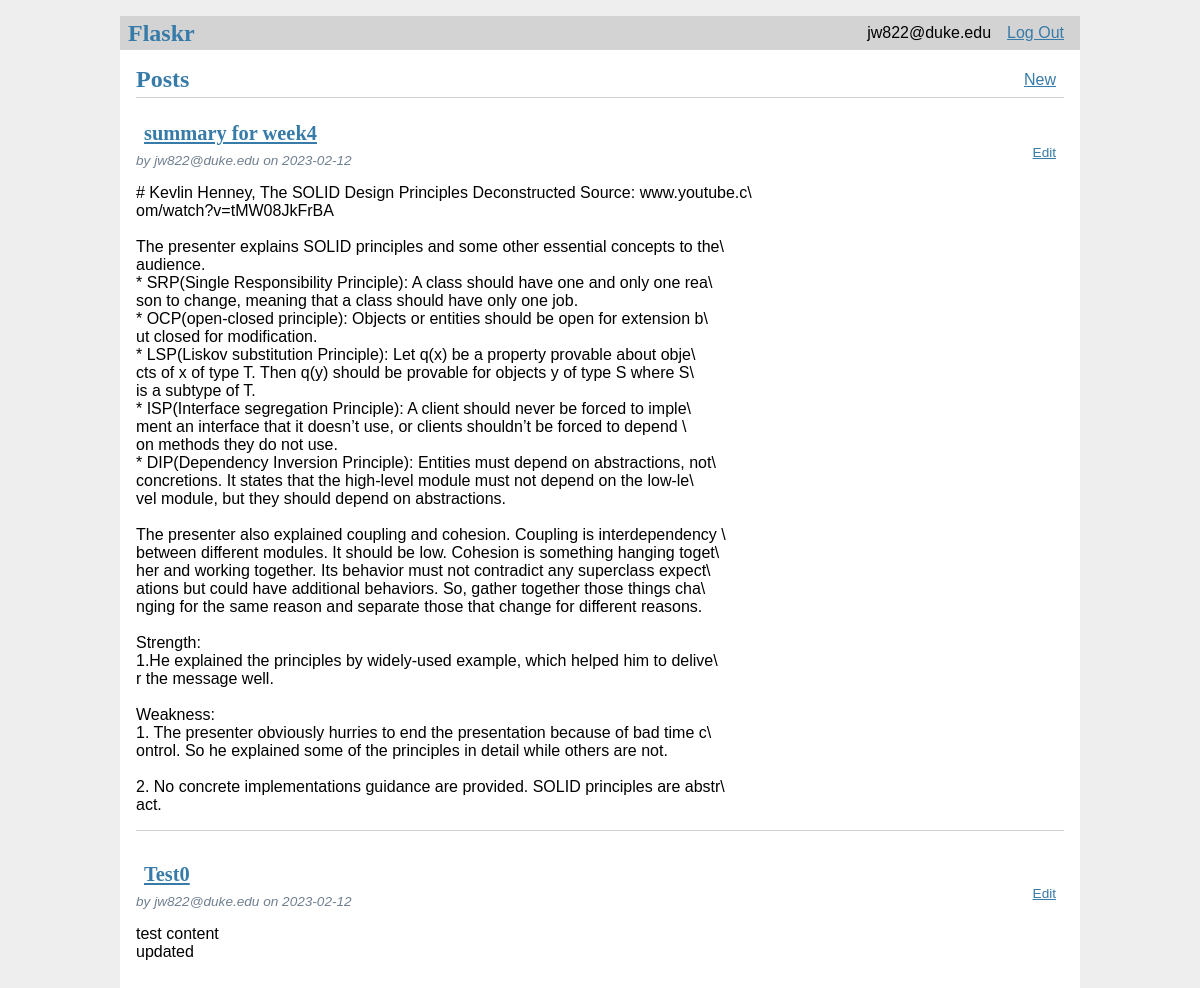
The app's page / (signed in) with its own data.
### tables this page shows
CREATE TABLE user (
  id INTEGER PRIMARY KEY AUTOINCREMENT,
  username TEXT UNIQUE NOT NULL,
  password TEXT NOT NULL
);

CREATE TABLE post (
  id INTEGER PRIMARY KEY AUTOINCREMENT,
  author_id INTEGER NOT NULL,
  created TIMESTAMP NOT NULL DEFAULT CURRENT_TIMESTAMP,
  title TEXT NOT NULL,
  body TEXT NOT NULL,
  FOREIGN KEY (author_id) REFERENCES user (id)
);

### flaskr/blog.py (the view)
@bp.route('/')
def index():
    db = get_db()
    posts = db.execute(
        'SELECT p.id, title, body, created, author_id, username'
        ' FROM post p JOIN user u ON p.author_id = u.id'
        ' ORDER BY created DESC'
    ).fetchall()
    return render_template('blog/index.html', posts=posts)

### flaskr/auth.py (called while the page is built)
@bp.before_app_request
def load_logged_in_user():
    user_id = session.get('user_id')
    if user_id is None:
        g.user = None
    else:
        g.user = get_db().execute(
            'SELECT * FROM user WHERE id = ?', (user_id,)
        ).fetchone()

### flaskr/db.py (called while the page is built)
def get_db():
    if 'db' not in g:
        g.db = sqlite3.connect(#jw822,OCP violated, Suppose I'm going to use another type of database like Mysql, I need to write 'if else' statement. So, a better practice is to define an DatabaseConnectionInterface.
            current_app.config['DATABASE'],
            detect_types=sqlite3.PARSE_DECLTYPES
        )
        g.db.row_factory = sqlite3.Row
    return g.db

### flaskr/templates/blog/index.html
{% extends 'base.html' %}
{% block header %}
  <h1>{% block title %}Posts{% endblock %}</h1>
  {% if g.user %}
    <a class="action" href="{{ url_for('blog.create') }}">New</a>
  {% endif %}
{% endblock %}
{% block content %}
  {% for post in posts %}
    <article class="post">
      <header>
        <div>
          <h1><a class="action" href="{{ url_for('blog.detail', id=post['id']) }}">{{ post['title'] }}</a></h1>
          <div class="about">by {{ post['username'] }} on {{ post['created'].strftime('%Y-%m-%d') }}</div>
        </div>
        {% if g.user['id'] == post['author_id'] %}
          <a class="action" href="{{ url_for('blog.update', id=post['id']) }}">Edit</a>
        {% endif %}
      </header>
      <p class="body">{{ post['body'] }}</p>
    </article>
    {% if not loop.last %}
      <hr>
    {% endif %}
  {% endfor %}
{% endblock %}

### flaskr/templates/base.html (shortened to what this page needs)
<!doctype html>
<link rel="stylesheet" href="{{ url_for('static', filename='style.css') }}">
<nav>
  <h1>Flaskr</h1>
  <ul>
    {% if g.user %}
      <li><span>{{ g.user['username'] }}</span>
      <li><a href="{{ url_for('auth.logout') }}">Log Out</a>
    {% else %}
      <li><a href="{{ url_for('auth.register') }}">Register</a>
      <li><a href="{{ url_for('auth.login') }}">Log In</a>
    {% endif %}
  </ul>
</nav>
<section class="content">
  <header>
    {% block header %}{% endblock %}
  </header>
  {% block content %}{% endblock %}
</section>

### flaskr/static/style.css (style rules this page uses)
h1 { font-family: serif; color: #377ba8; margin: 1rem 0; }
a { color: #377ba8; }
hr { border: none; border-top: 1px solid lightgray; }
nav { background: lightgray; display: flex; align-items: center; padding: 0 0.5rem; }
nav h1 { flex: auto; margin: 0; }
nav ul { display: flex; list-style: none; margin: 0; padding: 0; }
nav ul li a, nav ul li span, header .action { display: block; padding: 0.5rem; }
.content { padding: 0 1rem 1rem; }
.content > header { border-bottom: 1px solid lightgray; display: flex; align-items: flex-end; }
.content > header h1 { flex: auto; margin: 1rem 0 0.25rem 0; }
.post > header { display: flex; align-items: flex-end; font-size: 0.85em; }
.post > header > div:first-of-type { flex: auto; }
.post > header h1 { font-size: 1.5em; margin-bottom: 0; }
.post .about { color: slategray; font-style: italic; }
.post .body { white-space: pre-line; }
.content:last-child { margin-bottom: 0; }

### records on screen
user: user.username "jw822@duke.edu"
post: title "summary for week4", username "jw822@duke.edu", created "2023-02-12", body "# Kevlin Henney, The SOLID Design Principles Deconstructed Source: www.youtube.c\\ om/watch?v=tMW08JkFrBA The presenter explains SOLID principles and some other essential concepts to the\\ audience. * SRP(Single Responsibility Principle): A class should have one and only one rea\\ son to change, meaning that a class should have only one job. * OCP(open-closed principle): Objects or entities should be open for extension b\\ ut closed for modification. * LSP(Liskov substitution Principle): Let q(x) be a property provable about obje\\ cts of x of type T. Then q(y) should be provable for objects y of type S where S\\ is a subtype of T. * ISP(Interface segregation Principle): A client should never be…"
post: title "Test0", username "jw822@duke.edu", created "2023-02-12", body "test content updated"
